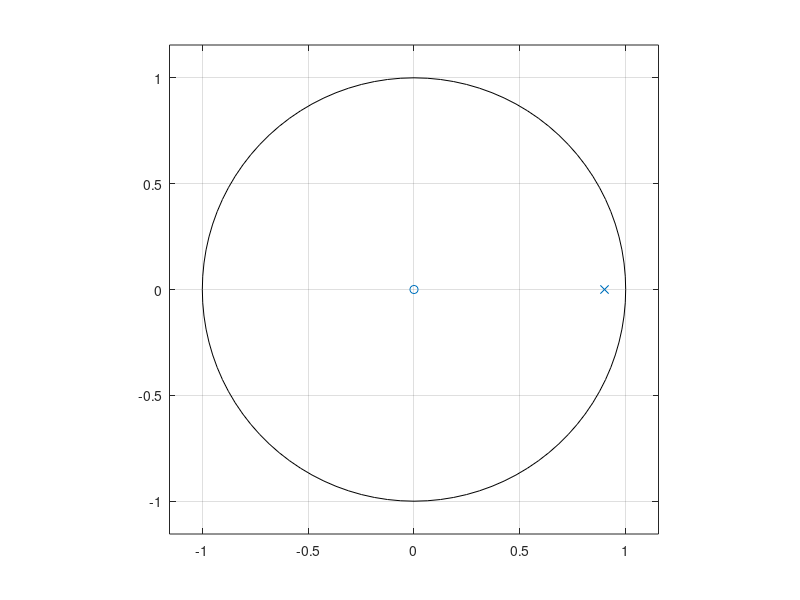
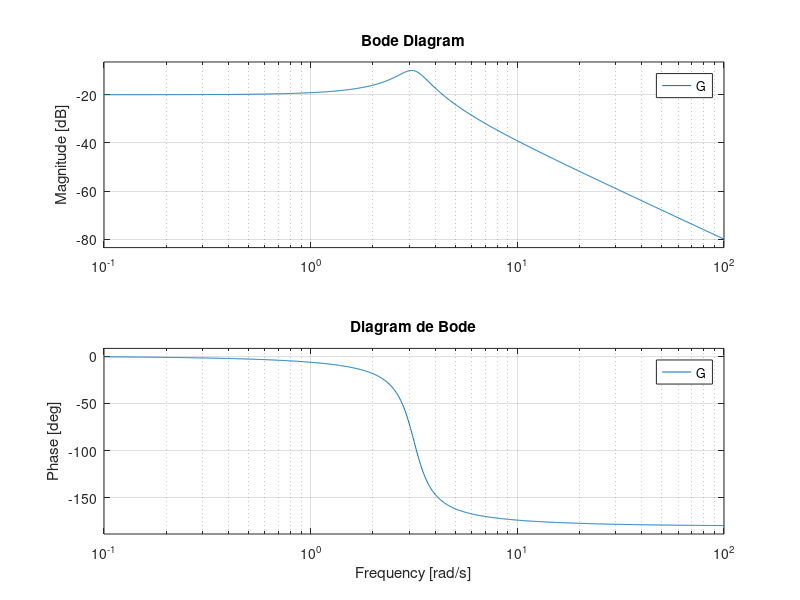

MATLAB code for these plots, in order:
% Resposta em Frequência (RF) - Magnitude e Fase
clc;
b=[1];
a=[1,-0.9];
figure
zplane(b,a);
[H,w] = freqz(b,a,100);
magH = abs(H);
faseH = angle(H);
figure
subplot(2,1,1);
plot(w/pi,magH); grid;
xlabel('Frequências'); ylabel('Magnitude');title('Magnitude RF');
subplot(2,1,2);
plot(w/pi,faseH/pi); grid;
xlabel('Frequências'); ylabel('Fase');title('Fase RF');
pkg load control
clc;
s = tf('s');
num = 1;
den = s^2 + s + 10;
G=num/den;
bode(G)
title('Diagram de Bode')
